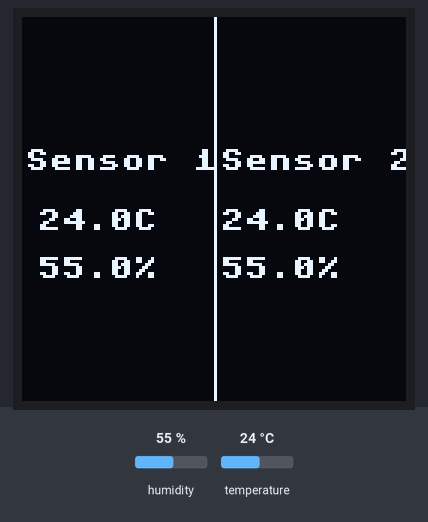
This program was run on a simulated Raspberry Pi Pico running MicroPython. Parts: 128×128 one-colour display. Inputs (shaded band) come from the test bench; at power-on: humidity 55 %, temperature 24 °C. What the program prints to the serial console is not drawn.

Above: at 1.2 s.
1.3 s: humidity set to 22 %
At 3.8 s:
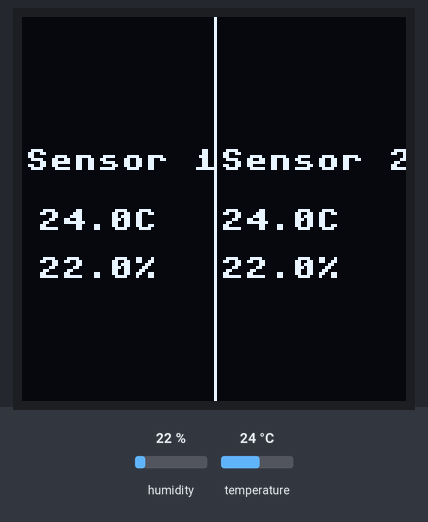
4.1 s: temperature set to 12 °C
At 5.5 s:
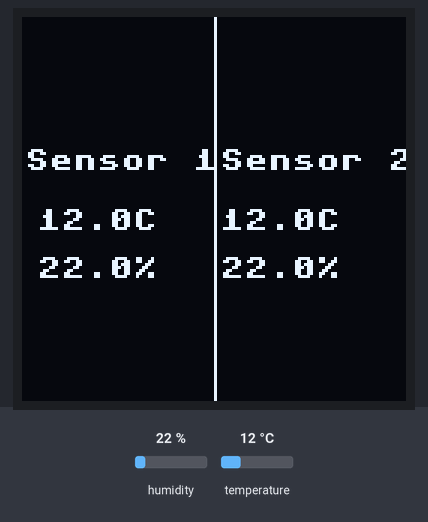
6.6 s: humidity set to 40 %
At 8.2 s:
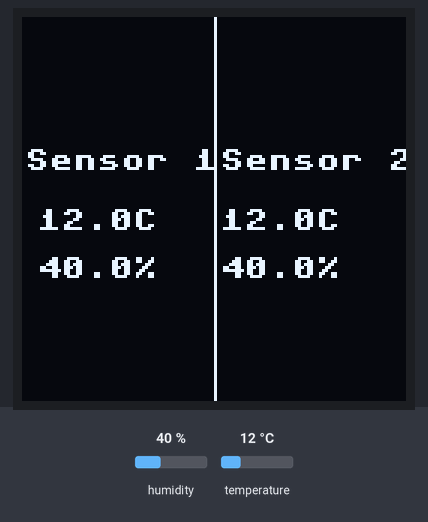
9.0 s: temperature set to 19 °C
Timing chart, 0 to 12.0 s (numbered marks = the images above; inputs shaded):
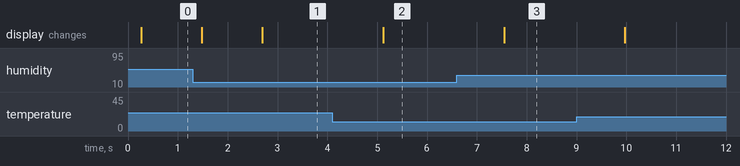

Measured:
- after the input at 1.3 s, the display: first changes after 0.18 s (image 1 shows a later state)
- after the input at 4.1 s, the display: changes after 1.0 s (image 2)
- after the input at 6.6 s, the display: changes after 0.95 s (image 3)

The program:

efeito_estufa_sh1107.py
```python
# Experimento Efeito Estufa - Display SH1107
# 2 sensores AHT20: interno (estufa) e externo (ambiente)
# BitDogLab - Plataforma BIPES
#
# Driver SH1107 embutido (igual aos blocos do BIPES)
# Nao requer arquivo sh1107.py separado

from machine import Pin, I2C
import time
import framebuf

# ============================================================
# DRIVER SH1107 (embutido - igual ao codigo dos blocos BIPES)
# ============================================================
from micropython import const

_LOW_COLUMN_ADDRESS = const(0x00)
_HIGH_COLUMN_ADDRESS = const(0x10)
_MEM_ADDRESSING_MODE = const(0x20)
_SET_CONTRAST = const(0x8100)
_SET_SEGMENT_REMAP = const(0xA0)
_SET_MULTIPLEX_RATIO = const(0xA800)
_SET_NORMAL_INVERSE = const(0xA6)
_SET_DISPLAY_OFFSET = const(0xD300)
_SET_DC_DC_CONVERTER_SF = const(0xAD81)
_SET_DISPLAY_OFF = const(0xAE)
_SET_DISPLAY_ON = const(0xAF)
_SET_PAGE_ADDRESS = const(0xB0)
_SET_SCAN_DIRECTION = const(0xC0)
_SET_DISP_CLK_DIV = const(0xD550)
_SET_DIS_PRECHARGE = const(0xD922)
_SET_VCOM_DSEL_LEVEL = const(0xDB35)


class SH1107(framebuf.FrameBuffer):
    def __init__(self, width, height, external_vcc=False, delay_ms=50, rotate=0):
        self.width = width
        self.height = height
        self.external_vcc = external_vcc
        self.delay_ms = delay_ms
        self.rotate = rotate
        self.rotate90 = rotate == 90 or rotate == 270
        self.flip_flag = False
        self.inverse = False
        if self.rotate90:
            self.width, self.height = self.height, self.width
            _mode = framebuf.MONO_VLSB
        else:
            _mode = framebuf.MONO_HMSB
        self.pages = self.height // 8
        self.buffer = bytearray(self.pages * self.width)
        self.buffer_mv = memoryview(self.buffer)
        super().__init__(self.buffer, self.width, self.height, _mode)
        self.init_display()

    def init_display(self):
        _mux = 0x7F if self.height == 128 else 0x3F
        self.reset()
        self.write_command(bytes([_SET_DISPLAY_OFF]))
        self.fill(0)
        self.write_command((_SET_MULTIPLEX_RATIO | _mux).to_bytes(2, "big"))
        self.write_command((_MEM_ADDRESSING_MODE | (0x00 if self.rotate90 else 0x01)).to_bytes(1, "big"))
        self.write_command(bytes([_SET_PAGE_ADDRESS]))
        self.write_command(_SET_DC_DC_CONVERTER_SF.to_bytes(2, "big"))
        self.write_command(_SET_DISP_CLK_DIV.to_bytes(2, "big"))
        self.write_command(_SET_VCOM_DSEL_LEVEL.to_bytes(2, "big"))
        self.write_command(_SET_DIS_PRECHARGE.to_bytes(2, "big"))
        self.contrast(0x80)
        self.invert(0)
        self.flip(False, update=False)
        self.write_command(bytes([_SET_DISPLAY_ON]))
        time.sleep_ms(self.delay_ms)

    def contrast(self, contrast):
        self.write_command((_SET_CONTRAST | (contrast & 0xFF)).to_bytes(2, "big"))

    def invert(self, invert=0):
        self.write_command((_SET_NORMAL_INVERSE | (invert & 1)).to_bytes(1, "big"))
        self.inverse = bool(invert)

    def flip(self, flag=None, update=False):
        if flag is None:
            flag = not self.flip_flag
        if self.height == 128 and self.width == 128:
            _row_offset = 0x00
        elif self.rotate90:
            _row_offset = 0x60
        else:
            _row_offset = 0x20 if (self.rotate == 180) ^ flag else 0x60
        _remap = 0x00 if (self.rotate in (90, 180)) ^ flag else 0x01
        _direction = 0x08 if (self.rotate in (180, 270)) ^ flag else 0x00
        self.write_command((_SET_DISPLAY_OFFSET | _row_offset).to_bytes(2, "big"))
        self.write_command(bytes([_SET_SEGMENT_REMAP | _remap]))
        self.write_command(bytes([_SET_SCAN_DIRECTION | _direction]))
        self.flip_flag = flag
        if update:
            self.show()

    def show(self):
        if self.rotate90:
            _cmd = bytearray(3)
            _cmd[1] = _LOW_COLUMN_ADDRESS
            _cmd[2] = _HIGH_COLUMN_ADDRESS
            for _page in range(self.pages):
                _cmd[0] = _SET_PAGE_ADDRESS | _page
                self.write_command(_cmd)
                _start = self.width * _page
                self.write_data(self.buffer_mv[_start:_start + self.width])
        else:
            _row_bytes = self.width // 8
            _cmd = bytearray(2)
            for _row in range(self.height):
                _cmd[0] = _row & 0x0F
                _cmd[1] = _HIGH_COLUMN_ADDRESS | (_row >> 4)
                self.write_command(_cmd)
                _start = _row * _row_bytes
                self.write_data(self.buffer_mv[_start:_start + _row_bytes])

    def reset(self):
        pass


class SH1107_I2C(SH1107):
    def __init__(self, width, height, i2c, res=None, address=0x3C, rotate=0, external_vcc=False, delay_ms=50):
        self.i2c = i2c
        self.address = address
        self.res = res
        if res is not None:
            res.init(res.OUT, value=1)
        super().__init__(width, height, external_vcc, delay_ms, rotate)

    def write_command(self, command_list):
        self.i2c.writeto(self.address, b"\x00" + command_list)

    def write_data(self, buf):
        self.i2c.writevto(self.address, (b"\x40", buf))

    def reset(self):
        if self.res is not None:
            self.res(1)
            time.sleep_ms(1)
            self.res(0)
            time.sleep_ms(20)
            self.res(1)
            time.sleep_ms(20)


# ============================================================
# CONFIGURACAO DO DISPLAY E SENSORES
# ============================================================

# I2C para o display SH1107
i2c = I2C(1, scl=Pin(3), sda=Pin(2), freq=400000)
_sh1107_scan = i2c.scan()
_sh1107_addr = 0x3C if 0x3C in _sh1107_scan else (0x3D if 0x3D in _sh1107_scan else 0x3C)
oled = SH1107_I2C(128, 128, i2c, address=_sh1107_addr, rotate=90)

# Sensor 1 (estufa): I2C1 - SCL=GP3, SDA=GP2
# Sensor 2 (ambiente): I2C0 - SCL=GP1, SDA=GP0
AHT20_ADDR = 0x38
i2c_sensor1 = I2C(1, scl=Pin(3), sda=Pin(2), freq=400000)
i2c_sensor2 = I2C(0, scl=Pin(1), sda=Pin(0), freq=400000)

_inicio = time.ticks_ms()


# ============================================================
# FUNCOES
# ============================================================

def ler_aht20(i2c):
    """Le temperatura (C) e umidade (%) de um AHT20."""
    try:
        i2c.writeto(AHT20_ADDR, bytes([0xAC, 0x33, 0x00]))
        time.sleep_ms(80)
        dados = i2c.readfrom(AHT20_ADDR, 7)
        if dados[0] & 0x80 == 0:
            ru = ((dados[1] << 16) | (dados[2] << 8) | dados[3]) >> 4
            rt = ((dados[3] & 0x0F) << 16) | (dados[4] << 8) | dados[5]
            temp = round(rt * 200 / 1048576 - 50, 1)
            umid = round(ru * 100 / 1048576, 1)
            return temp, umid
    except:
        pass
    return None, None


# ============================================================
# LOOP PRINCIPAL
# ============================================================

print("=== Experimento Efeito Estufa ===")
print("Sensor 1 (estufa): I2C1")
print("Sensor 2 (ambiente): I2C0")
print("Display: SH1107 128x128 (rotate=90)")

while True:
    temp1, umid1 = ler_aht20(i2c_sensor1)
    temp2, umid2 = ler_aht20(i2c_sensor2)

    oled.fill(0)
    # Linha divisoria vertical (altura total do display)
    oled.vline(64, 0, 128, 1)

    # Lado esquerdo: Sensor 1 (centralizado no eixo Y)
    oled.text("Sensor 1", 1, 44, 1)
    if temp1 is not None:
        oled.text(str(temp1) + "C", 5, 64, 1)
        oled.text(str(umid1) + "%", 5, 80, 1)
    else:
        oled.text("Erro", 5, 70, 1)

    # Lado direito: Sensor 2 (centralizado no eixo Y)
    oled.text("Sensor 2", 66, 44, 1)
    if temp2 is not None:
        oled.text(str(temp2) + "C", 66, 64, 1)
        oled.text(str(umid2) + "%", 66, 80, 1)
    else:
        oled.text("Erro", 66, 70, 1)

    oled.show()
    time.sleep(1)
```
